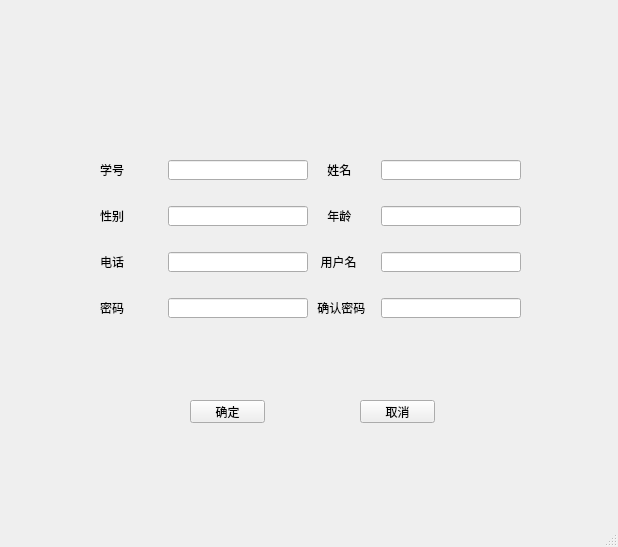
<?xml version="1.0" encoding="UTF-8"?>
<ui version="4.0">
 <class>MainWindow</class>
 <widget class="QMainWindow" name="MainWindow">
  <property name="geometry">
   <rect>
    <x>0</x>
    <y>0</y>
    <width>618</width>
    <height>547</height>
   </rect>
  </property>
  <property name="minimumSize">
   <size>
    <width>618</width>
    <height>547</height>
   </size>
  </property>
  <property name="maximumSize">
   <size>
    <width>618</width>
    <height>547</height>
   </size>
  </property>
  <property name="windowTitle">
   <string>MainWindow</string>
  </property>
  <widget class="QWidget" name="centralwidget">
   <widget class="QPushButton" name="pushButton">
    <property name="geometry">
     <rect>
      <x>190</x>
      <y>400</y>
      <width>75</width>
      <height>23</height>
     </rect>
    </property>
    <property name="text">
     <string>确定</string>
    </property>
   </widget>
   <widget class="QPushButton" name="pushButton_2">
    <property name="geometry">
     <rect>
      <x>360</x>
      <y>400</y>
      <width>75</width>
      <height>23</height>
     </rect>
    </property>
    <property name="text">
     <string>取消</string>
    </property>
   </widget>
   <widget class="QWidget" name="">
    <property name="geometry">
     <rect>
      <x>100</x>
      <y>140</y>
      <width>421</width>
      <height>201</height>
     </rect>
    </property>
    <layout class="QGridLayout" name="gridLayout">
     <item row="0" column="0">
      <widget class="QLabel" name="label">
       <property name="text">
        <string>学号</string>
       </property>
      </widget>
     </item>
     <item row="0" column="1">
      <widget class="QLineEdit" name="lineEdit_Rno">
       <property name="maximumSize">
        <size>
         <width>140</width>
         <height>20</height>
        </size>
       </property>
      </widget>
     </item>
     <item row="0" column="2">
      <widget class="QLabel" name="label_5">
       <property name="text">
        <string>    姓名</string>
       </property>
      </widget>
     </item>
     <item row="0" column="3">
      <widget class="QLineEdit" name="lineEdit_name">
       <property name="maximumSize">
        <size>
         <width>140</width>
         <height>20</height>
        </size>
       </property>
      </widget>
     </item>
     <item row="1" column="0">
      <widget class="QLabel" name="label_2">
       <property name="text">
        <string>性别</string>
       </property>
      </widget>
     </item>
     <item row="1" column="1">
      <widget class="QLineEdit" name="lineEdit_sex">
       <property name="maximumSize">
        <size>
         <width>140</width>
         <height>20</height>
        </size>
       </property>
      </widget>
     </item>
     <item row="1" column="2">
      <widget class="QLabel" name="label_6">
       <property name="text">
        <string>    年龄</string>
       </property>
      </widget>
     </item>
     <item row="1" column="3">
      <widget class="QLineEdit" name="lineEdit_age">
       <property name="maximumSize">
        <size>
         <width>140</width>
         <height>20</height>
        </size>
       </property>
      </widget>
     </item>
     <item row="2" column="0">
      <widget class="QLabel" name="label_3">
       <property name="text">
        <string>电话</string>
       </property>
      </widget>
     </item>
     <item row="2" column="1">
      <widget class="QLineEdit" name="lineEdit_phone">
       <property name="maximumSize">
        <size>
         <width>140</width>
         <height>20</height>
        </size>
       </property>
       <property name="text">
        <string/>
       </property>
      </widget>
     </item>
     <item row="2" column="2">
      <widget class="QLabel" name="label_7">
       <property name="text">
        <string>  用户名</string>
       </property>
      </widget>
     </item>
     <item row="2" column="3">
      <widget class="QLineEdit" name="lineEdit_username">
       <property name="maximumSize">
        <size>
         <width>140</width>
         <height>20</height>
        </size>
       </property>
      </widget>
     </item>
     <item row="3" column="0">
      <widget class="QLabel" name="label_4">
       <property name="text">
        <string>密码</string>
       </property>
      </widget>
     </item>
     <item row="3" column="1">
      <widget class="QLineEdit" name="lineEdit_password">
       <property name="maximumSize">
        <size>
         <width>140</width>
         <height>20</height>
        </size>
       </property>
      </widget>
     </item>
     <item row="3" column="3">
      <widget class="QLineEdit" name="lineEdit_password_2">
       <property name="maximumSize">
        <size>
         <width>140</width>
         <height>20</height>
        </size>
       </property>
      </widget>
     </item>
     <item row="3" column="2">
      <widget class="QLabel" name="label_8">
       <property name="text">
        <string> 确认密码</string>
       </property>
      </widget>
     </item>
    </layout>
   </widget>
  </widget>
  <widget class="QMenuBar" name="menubar">
   <property name="geometry">
    <rect>
     <x>0</x>
     <y>0</y>
     <width>618</width>
     <height>23</height>
    </rect>
   </property>
  </widget>
  <widget class="QStatusBar" name="statusbar"/>
 </widget>
 <resources/>
 <connections/>
</ui>
